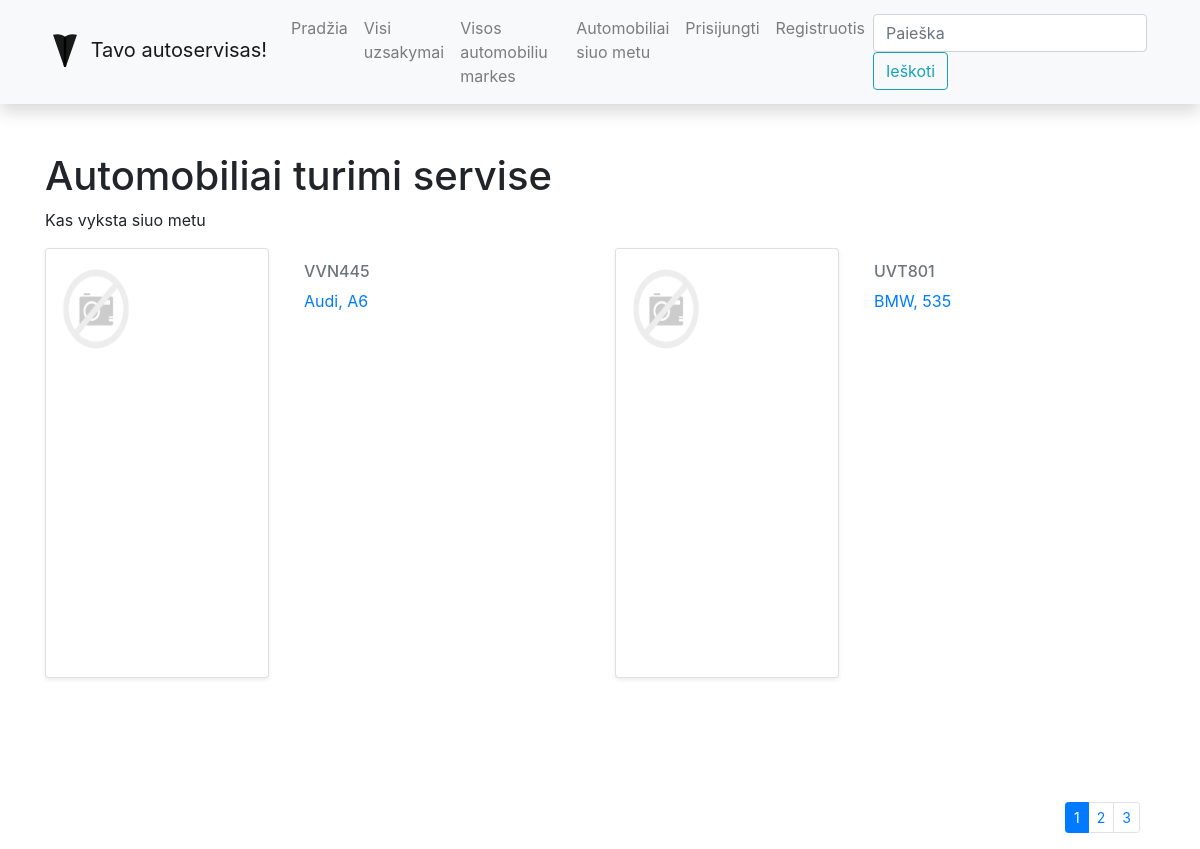
Screenshot of /autoservisas/automobiliai/ with the database file from the repository.
### autoservisas/models.py (models this page shows, shortened)
class Automobilis(models.Model):
    valstybinis_numeris = models.CharField('Automobilio valstybinis numeris',
                                           max_length=6, help_text='Iveskite automobilio valstybini numeri')
    automobilio_modelis_id = models.ForeignKey('Modelis', on_delete=models.SET_NULL, null=True)
    vin_kodas = models.CharField('VIN kodas', max_length=17, help_text='Iveskite VIN numeri')
    klientas = models.CharField('Klientas', max_length=100, help_text='Iveskite klienta')
    automobilis_pic = models.ImageField('Auto Nuotrauka', upload_to='car_pics', null=True, blank=True)
    aprasymas = HTMLField()
    class Meta:
        verbose_name = "Automobilis"
        verbose_name_plural = "Automobiliai"

class Modelis(models.Model):
    marke = models.CharField('Automobilio marke', max_length=100, help_text='Iveskite automobilio marke')
    modelis = models.CharField('Automobilio modelis', max_length=100, help_text='Iveskite automobilio modeli')
    class Meta:
        verbose_name = "Modelis"
        verbose_name_plural = "Modeliai"
    def __str__(self):
        return f'{self.marke}, {self.modelis}'

### autoservisas/views.py (the view)
# urls.py: path('automobiliai/', views.automobiliai, name='automobiliai'),
def automobiliai(request):
    paginator = Paginator(Automobilis.objects.all(), 2)
    page_number = request.GET.get('page')
    paged_automobiliai = paginator.get_page(page_number)
    context = {'automobiliai_num': paged_automobiliai,
               }
    return render(request, 'automobiliai_with_pics.html', context=context)

### autoservisas/templates/automobiliai_with_pics.html
{% extends "base.html" %}
{% block content %}
{% load static%}
<h1>Automobiliai turimi servise</h1>
<p>Kas vyksta siuo metu </p>
{%  if automobiliai_num %}
<div class="row">
    {%  for auto_obj in automobiliai_num %}
    <div class="col -md4 d-flex align-items-stretch">
        <div class="card mb-4 shadow-sm", style="width: 14rem;">
            {% if auto_obj.automobilis_pic %}
                <img src="{{auto_obj.automobilis_pic.url}}" class="card-img-top">
            {% else %}
                <img src="{% static 'imgs/no-image.png'%}" class="card-img-top">
            {% endif %}
        </div>
        <div class="card-body">
            <h6 class="card-subtitle mb-2 text-muted">{{auto_obj.valstybinis_numeris}}</h6>
            <p class="card-text"><a class="card-link" href="{{auto_obj.id}}">{{auto_obj.automobilio_modelis_id}}</a></p>
        </div>
    </div>
    {% endfor %}
</div>
{% else %}
<p>Servisas tuscias siuo metu</p>
{% endif %}
<div class="container puslapiai"><nav aria-label="...">
        {% if automobiliai_num.has_other_pages %}
            <ul class="pagination pagination-sm justify-content-end">
                {% for i in automobiliai_num.paginator.page_range %}
                    {% if automobiliai_num.number == i %}
                        <li class="page-item active"><a class="page-link">{{ i }}</a></li>
                    {% else %}
                        <li class="page-item"><a class="page-link" href="?page={{ i }}">{{ i }}</a></li>
                    {% endif %}
                {% endfor %}
            </ul>
        {% endif %}
    </nav></div>
{% endblock %}

### autoservisas/static/css/styles.css (style rules this page uses)
.card-img-top { height: 120px; width: 100px; }
.card { display: inline-block; height: 430px; margin-right: 15px; margin-bottom: 15px; }
.puslapiai { margin-top: 100px; float: left; }

### rows the page displays
Automobilis: valstybinis_numeris "VVN445", automobilio_modelis_id "Audi, A6"
Automobilis: valstybinis_numeris "UVT801", automobilio_modelis_id "BMW, 535"

### other values shown
{{ i }} "1"
{{ i }} "2" "3"
